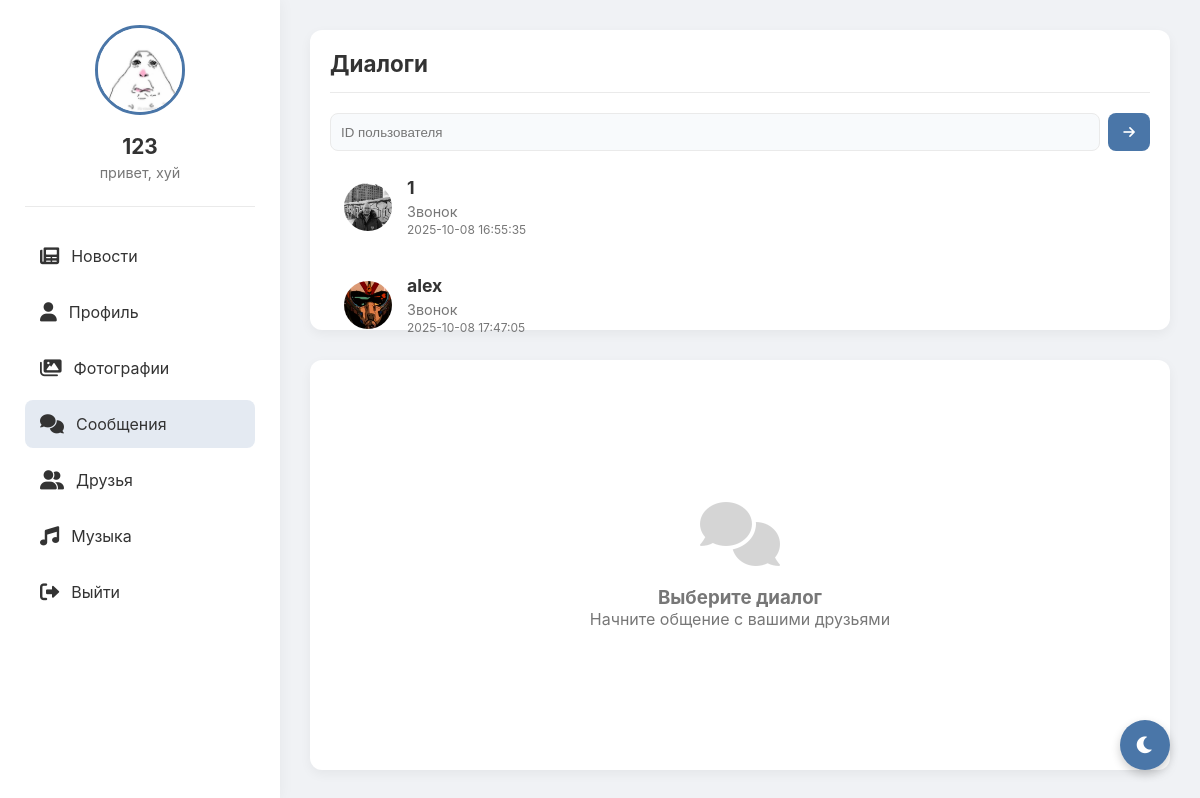
Page /messages (signed in) on the earlier database version.
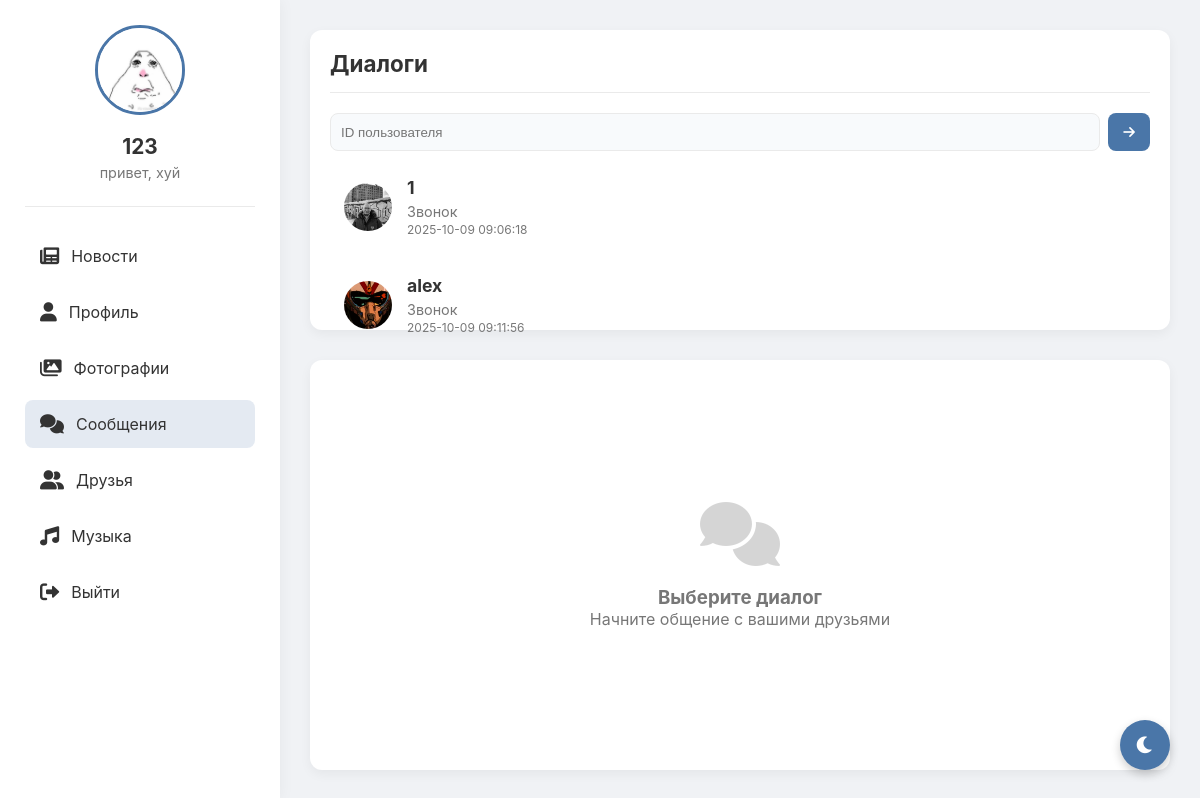
Same page on the later database version.
### tables this page shows
CREATE TABLE messages (
                id INTEGER PRIMARY KEY AUTOINCREMENT,
                sender_id INTEGER NOT NULL,
                receiver_id INTEGER NOT NULL,
                content TEXT NOT NULL,
                file_path TEXT,
                timestamp DATETIME DEFAULT CURRENT_TIMESTAMP,
                FOREIGN KEY(sender_id) REFERENCES users(id),
                FOREIGN KEY(receiver_id) REFERENCES users(id));

### routes/messages.py (the view, shortened to what this page needs)
@bp.route('/messages')
@bp.route('/messages/<int:friend_id>')
def messages(friend_id=None):
    if 'user_id' not in session:
        return redirect(url_for('auth.index'))
    user_id = session['user_id']
    conn = get_db()
    c = conn.cursor()
    c.execute("SELECT * FROM users WHERE id = ?", (user_id,))
    user = c.fetchone()
    c.execute('''SELECT users.id, users.username, users.avatar, users.is_online, users.last_seen
                FROM friends
                JOIN users ON friends.friend_id = users.id
                WHERE friends.user_id = ? AND friends.status = 'accepted'
                UNION
                SELECT users.id, users.username, users.avatar, users.is_online, users.last_seen
                FROM friends
                JOIN users ON friends.user_id = users.id
                WHERE friends.friend_id = ? AND friends.status = 'accepted'
                ORDER BY username''', (user_id, user_id))
    friends = c.fetchall()
    last_map = {}
    try:
        c.execute('''SELECT sender_id, receiver_id, content, file_path, timestamp
                     FROM messages
                     WHERE sender_id = ? OR receiver_id = ?
                     ORDER BY timestamp DESC''', (user_id, user_id))
        rows = c.fetchall()
        def make_preview(content, file_path):
            if file_path:
                import os as _os
                name = _os.path.basename(file_path)
                ext = (name.rsplit('.', 1)[-1] or '').lower()
                if ext in ('jpg','jpeg','png','gif','webp','bmp'):
                    return 'Фото'
            if not content:
                return 'Сообщение'
            if isinstance(content, bytes):
                content = content.decode('utf-8', 'ignore')
            text = str(content)
            if text.startswith('[call]'):
                return 'Звонок'
            if text.startswith('enc:'):
                return 'Сообщение'
            if len(text) > 42:
                text = text[:39] + '…'
            return text
        for r in rows:
            sid, rid, cont, fpath, ts = r
            fid = rid if sid == user_id else sid
            if fid in last_map:
                continue
            epoch = None
            try:
                from datetime import datetime as _dt
                try:
                    epoch = int(_dt.strptime(ts.split('.')[0], '%Y-%m-%d %H:%M:%S').timestamp())
                except Exception:
                    epoch = int(_dt.fromisoformat(ts).timestamp())
            except Exception:
                epoch = 0
            last_map[fid] = {'preview': make_preview(cont, fpath), 'time': ts, 'epoch': epoch}
    except Exception:
        last_map = {}
    messages = []
    active_friend = None
    conn.close()
    return render_template('messages.html',
                         user=user,
                         friends=friends,
                         last_map=last_map,
                         messages=messages,
                         friend_id=friend_id,
                         active_friend=active_friend,
                         active_page='messages')

### app.py (called while the page is built)
def _gen_csrf_token():
    import secrets
    token = session.get('_csrf_token')
    if not token:
        token = secrets.token_urlsafe(32)
        session['_csrf_token'] = token
    return token

@app.context_processor
def inject_csrf():
    return {'csrf_token': _gen_csrf_token()}

@app.before_request
def csrf_protect():
    if request.method in ('POST','PUT','PATCH','DELETE'):
        if request.path.startswith('/socket.io') or request.path.startswith('/static'):
            return None
        if request.endpoint in {'auth.index'}:
            if not session.get('_csrf_token'):
                return None
        token = None
        token = request.headers.get('X-CSRFToken') or request.headers.get('X-CSRF-Token')
        if not token:
            token = request.form.get('csrf_token') or request.args.get('csrf_token')
        if not token and request.is_json:
            try:
                token = (request.get_json(silent=True) or {}).get('csrf_token')
            except Exception:
                token = None
        if not token or token != session.get('_csrf_token'):
            return ('CSRF token missing or invalid', 400)

### templates/messages.html (shortened to what the changed rows need)
<!DOCTYPE html>
<html lang="ru">
<head>
    <link href="https://cdnjs.cloudflare.com/ajax/libs/font-awesome/6.0.0/css/all.min.css" rel="stylesheet">
</head>
<body>
    <div class="app-container">
        <div class="content">
            <div class="friends-list">
                <h2>Диалоги</h2>
                {% for friend in friends %}
                {% set lm = last_map.get(friend[0]) if last_map else None %}
                {% set preview = (lm.preview if lm else 'Последнее сообщение...') %}
                <div class="friend-item {% if friend_id == friend[0] %}active{% endif %}" onclick="location.href='{{ url_for('messages.messages', friend_id=friend[0]) }}'">
                    <img src="{% if friend[2] %}{{ url_for('static', filename='uploads/' + friend[2]) }}{% else %}{{ url_for('static', filename='uploads/default_avatar.png') }}{% endif %}"
                         alt="Avatar"
                         onerror="this.onerror=null; this.src='{{ url_for('static', filename='uploads/default_avatar.png') }}'">
                    <div class="friend-info">
                        <h3>{{ friend[1] }}</h3>
                        <p>{{ preview }}</p>
                        {% if lm and lm.epoch %}
                        <div style="font-size:12px;color:var(--text-secondary);margin-top:2px;">{{ lm.time }}</div>
                        {% endif %}
                    </div>
                </div>
                {% endfor %}
            </div>
        </div>
    </div>
</body>
</html>

Differences in the rows shown:
no longer on this page (row unchanged): messages: time "2025-10-08 16:55:35"
no longer on this page (row unchanged): messages: time "2025-10-08 17:47:05"
added messages: time "2025-10-09 09:06:18"
added messages: time "2025-10-09 09:11:56"
